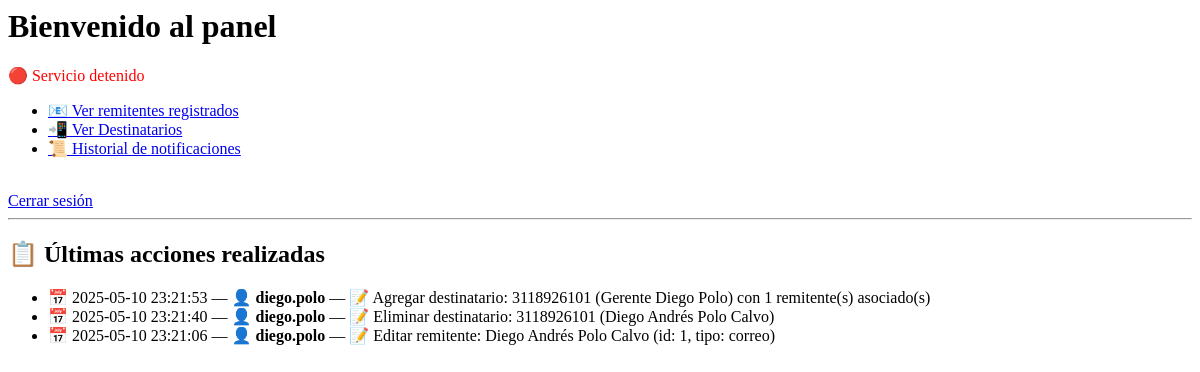
The app's page /panel (signed in), older data.
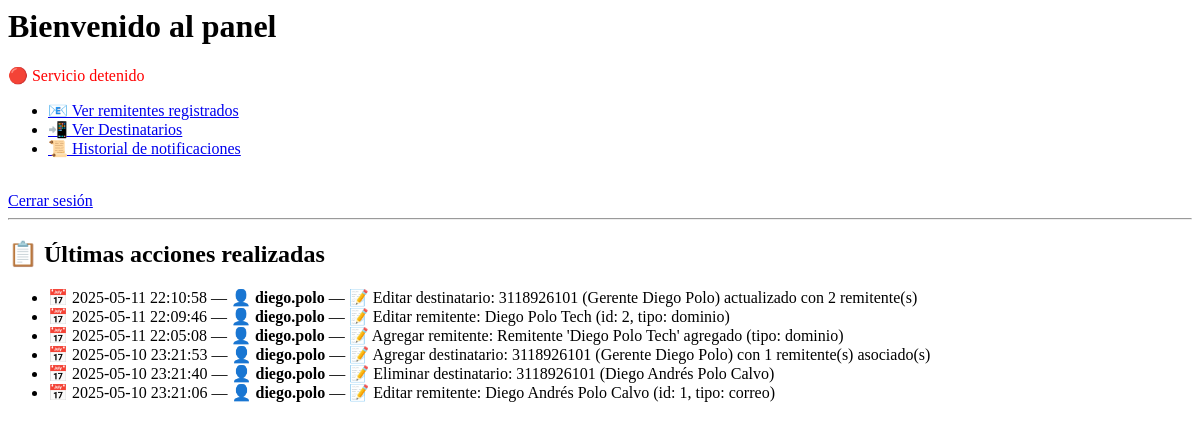
The same page, newer data.
### app/models.py (models this page shows)
class Log(db.Model):
    __tablename__ = 'logs'
    id = db.Column(db.Integer, primary_key=True)
    usuario_id = db.Column(db.Integer, db.ForeignKey('usuario.id'), nullable=False)
    accion = db.Column(db.String(100), nullable=False)
    entidad = db.Column(db.String(50), nullable=False)
    detalle = db.Column(db.Text, nullable=False)
    fecha = db.Column(db.DateTime, default=datetime.utcnow)
    usuario = db.relationship('Usuario', backref='logs')

class Usuario(UserMixin, db.Model):
    __tablename__ = 'usuario'
    id = db.Column(db.Integer, primary_key=True)
    username = db.Column(db.String(150), unique=True, nullable=False)
    password = db.Column(db.String(150), nullable=False)

### app/routes/main.py (the view)
@main.route('/panel')
@login_required
def panel():
    logs = Log.query.order_by(Log.fecha.desc()).limit(10).all()
    servicio_activo = False
    try:
        with open("servicio_status.json", "r") as f:
            data = json.load(f)
            ultima = datetime.fromisoformat(data["ultima_ejecucion"])
            servicio_activo = (datetime.now() - ultima) < timedelta(minutes=1)
    except:
        pass  # archivo no existe o está corrupto
    return render_template("panel.html", logs=logs, servicio_activo=servicio_activo)

### app/routes/main.py (called while the page is built)
@login_manager.user_loader
def load_user(user_id):
    return Usuario.query.get(int(user_id))

### app/templates/panel.html (shortened to what this page needs)
<h1>Bienvenido al panel</h1>
{% if servicio_activo %}
  <p style="color: green;">🟢 Servicio activo</p>
{% else %}
  <p style="color: red;">🔴 Servicio detenido</p>
{% endif %}
<ul>
  <li><a href="{{ url_for('remitentes.lista_remitentes') }}">📧 Ver remitentes registrados</a></li>
  <li><a href="{{ url_for('destinatarios.lista_destinatarios') }}">📲 Ver Destinatarios</a><br></li>
  <li><a href="{{url_for('notificaciones.notificaciones')}}">📜 Historial de notificaciones</a> </li>
</ul>
<a href="{{ url_for('main.logout') }}">Cerrar sesión</a>
<hr>
<h2>📋 Últimas acciones realizadas</h2>
<ul>
  {% for log in logs %}
    <li>
      📅 {{ log.fecha.strftime('%Y-%m-%d %H:%M:%S') }} —
      👤 <strong>{{ log.usuario.username }}</strong> —
      📝 {{ log.accion|capitalize }} {{ log.entidad }}: {{ log.detalle }}
    </li>
  {% endfor %}
</ul>

Row changes from the older to the newer data that the page shows:
added Log: fecha "2025-05-11 22:10:58", usuario.username "diego.polo", accion "Editar", entidad "destinatario", detalle "3118926101 (Gerente Diego Polo) actualizado con 2 remitente(s)"
added Log: fecha "2025-05-11 22:09:46", usuario.username "diego.polo", accion "Editar", entidad "remitente", detalle "Diego Polo Tech (id: 2, tipo: dominio)"
added Log: fecha "2025-05-11 22:05:08", usuario.username "diego.polo", accion "Agregar", entidad "remitente", detalle "Remitente 'Diego Polo Tech' agregado (tipo: dominio)"
